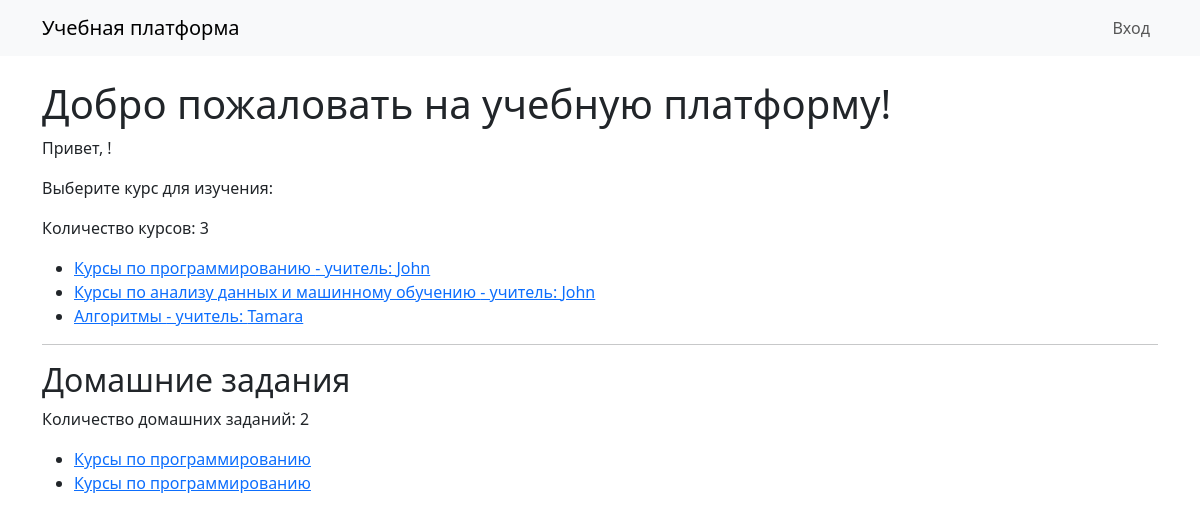
The page / on the database its author committed.
### online_courses/models.py (models this page shows, shortened)
class Course(models.Model):
    title = models.CharField(max_length=255)
    description = models.TextField(null=True, blank=True)
    teacher = models.ForeignKey(User, on_delete=models.SET_NULL, null=True, limit_choices_to={'role': 'teacher'}, related_name='courses_taught')
    students = models.ManyToManyField(User, related_name='enrolled_courses', blank=True, limit_choices_to={'role': 'student'})

class User(AbstractUser):
    ROLE_CHOICES = [
        ('student', 'Студент'),
        ('teacher', 'Преподаватель'),
        ('admin', 'Администратор')
    ]
    username = models.CharField(max_length=100, unique=True)
    email = models.EmailField(unique=True)
    role = models.CharField(max_length=20, choices=ROLE_CHOICES, default='student')
    def __str__(self):
        return self.username

class Homework(models.Model):
    title = models.CharField(max_length=255)
    description = models.TextField(null=True, blank=True)
    course = models.ForeignKey(Course, on_delete=models.CASCADE, related_name='homeworks')
    due_date = models.DateField()
    assigned_by = models.ForeignKey(User, on_delete=models.CASCADE, limit_choices_to={'role': 'teacher'}, related_name='assigned_homeworks')
    assigned_to = models.ForeignKey(User, on_delete=models.CASCADE, limit_choices_to={'role': 'student'}, related_name='homeworks', blank=True, null=True)

### online_courses/views.py (the view)
# urls.py: path('', home, name='home'),
def home(request):
    courses = Course.objects.all()
    homeworks = Homework.objects.all()
    return render(request, 'home.html', {'courses': courses, 'homeworks': homeworks})

### online_courses/templates/home.html (shortened to what this page needs)
{% extends 'base.html' %}
{% block content %}
<h1>Добро пожаловать на учебную платформу!</h1>
<p>Привет, {{ user.username }}!</p>
<p>Выберите курс для изучения:</p>
<p>Количество курсов: {{ courses|length }}</p>
<ul>
    {% for course in courses %}
        <li><a href="{% url 'online_courses:course_detail' course.id %}">{{ course.title }} - учитель: {{ course.teacher }}</a></li>
    {% endfor %}
</ul>
<hr>
<h2>Домашние задания</h2>
<p>Количество домашних заданий: {{ homeworks|length }}</p>
<ul>
    {% for homework in homeworks %}
        <li><a href="{% url 'online_courses:review_homework' homework.id %}">{{ homework.title }}</a></li>
    {% endfor %}
</ul>
{% endblock %}

### rows shown on the page
Course: title "Курсы по программированию", teacher "John"
Course: title "Курсы по анализу данных и машинному обучению", teacher "John"
Course: title "Алгоритмы", teacher "Tamara"
Homework: title "Курсы по программированию"
Homework: title "Курсы по программированию"

### other values the page prints
{{ courses|length }} "3"
{{ homeworks|length }} "2"
